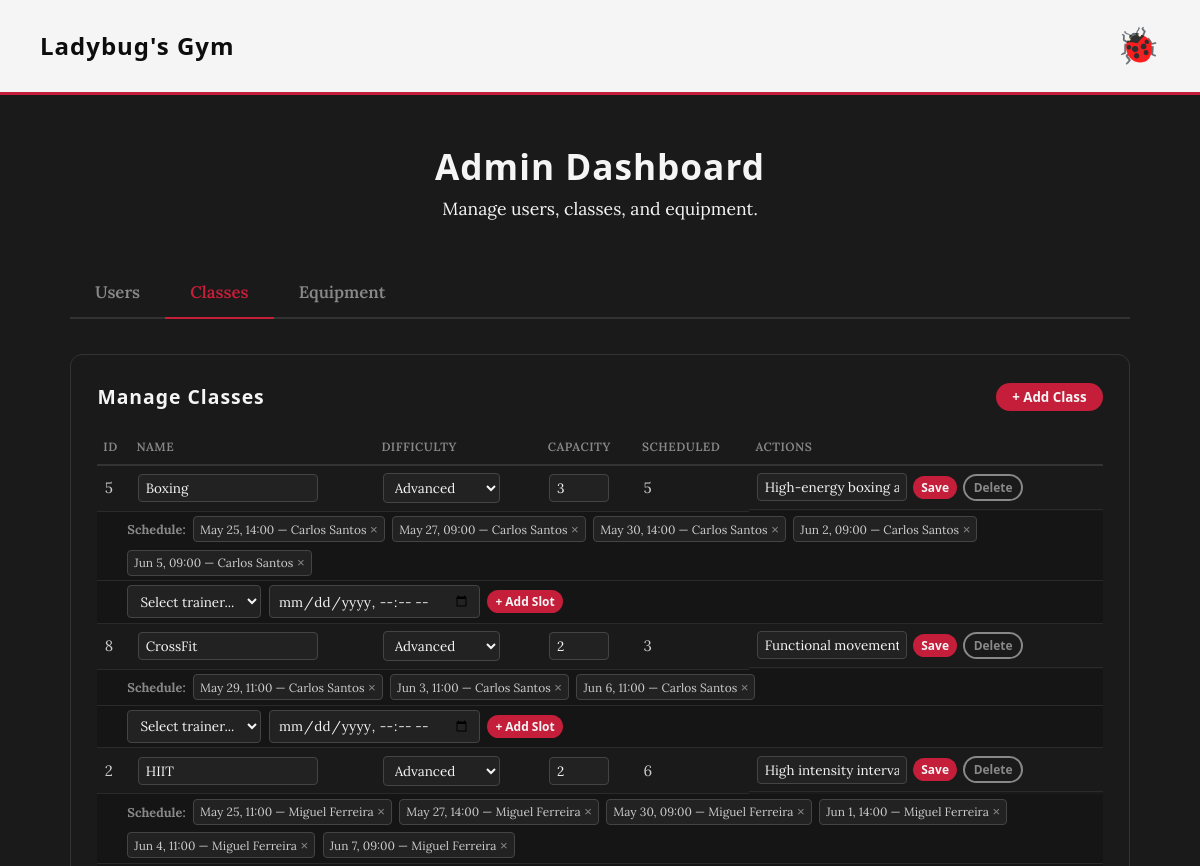
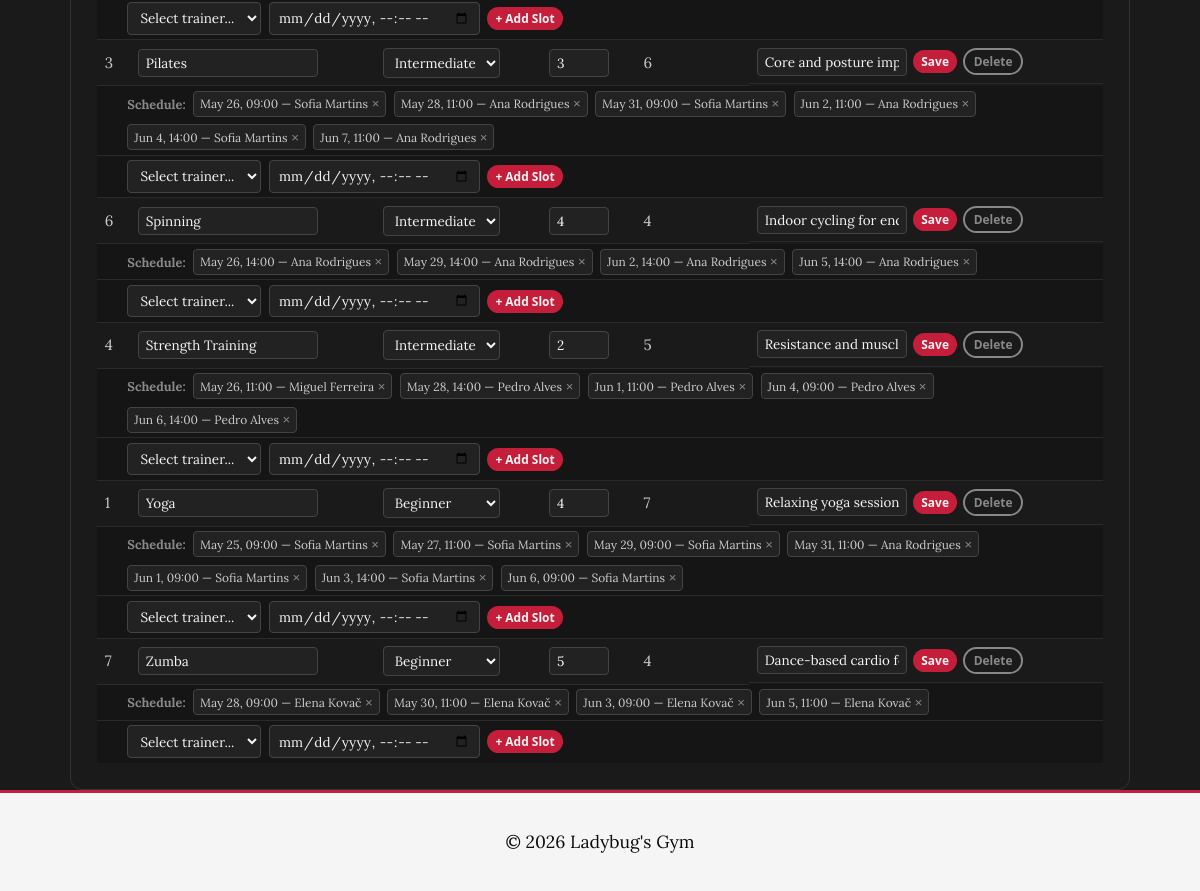
Page /pages/admin_dashboard.php?tab=classes (signed in) on the earlier database version (2 pictures, top to bottom).
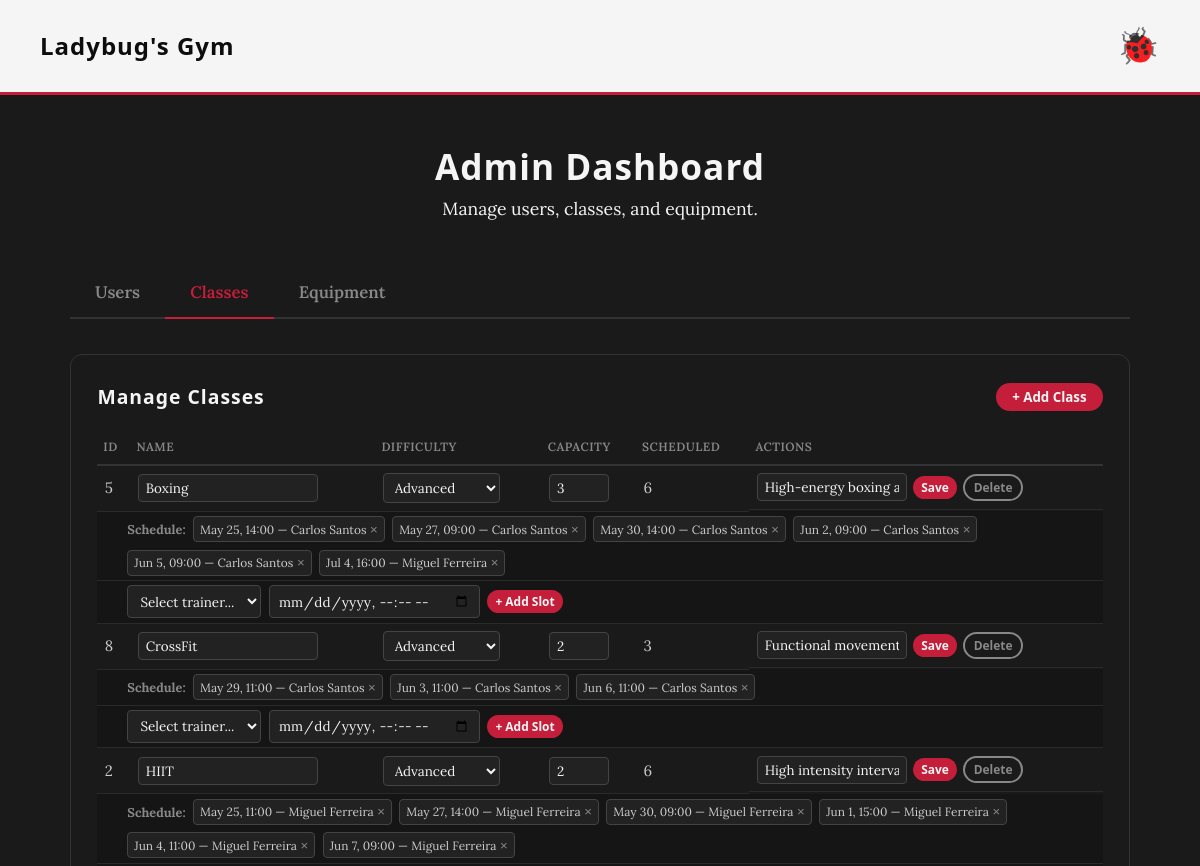
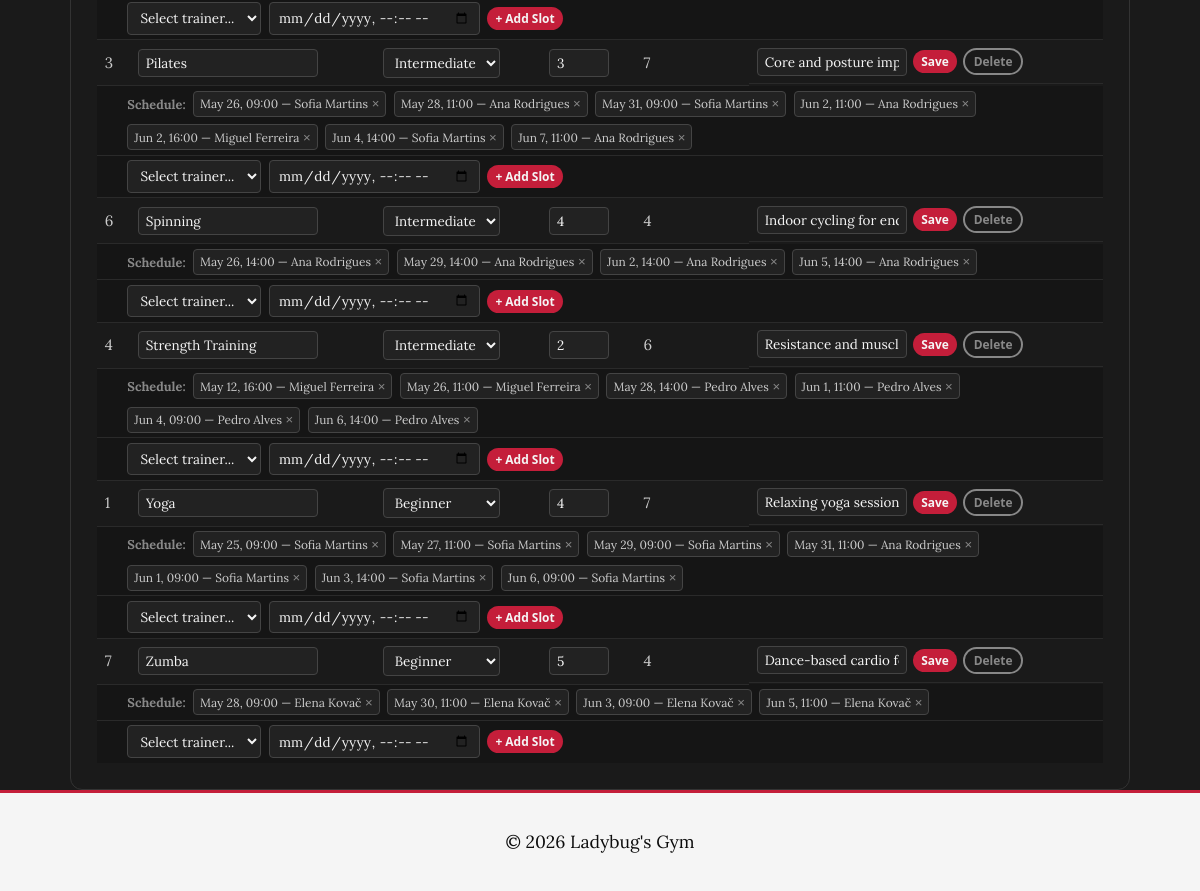
Same page on the later database version (2 pictures, top to bottom).
### tables this page shows
CREATE TABLE classes (
    id INTEGER PRIMARY KEY AUTOINCREMENT,
    name TEXT NOT NULL,
    description TEXT,
    capacity INTEGER NOT NULL CHECK(capacity > 0),
    difficulty TEXT DEFAULT 'Beginner'
);

CREATE TABLE class_schedule (
    id INTEGER PRIMARY KEY AUTOINCREMENT,
    class_id INTEGER NOT NULL,
    trainer_id INTEGER NOT NULL,
    scheduled_at TEXT NOT NULL,
    FOREIGN KEY(class_id) REFERENCES classes(id) ON DELETE CASCADE,
    FOREIGN KEY(trainer_id) REFERENCES users(id) ON DELETE SET NULL
);

CREATE TABLE users (
    id INTEGER PRIMARY KEY AUTOINCREMENT,
    username VARCHAR(50) UNIQUE NOT NULL,
    email VARCHAR(100) UNIQUE NOT NULL,
    password_hash TEXT NOT NULL,
    name TEXT NOT NULL,
    role TEXT CHECK(role IN ('member', 'trainer', 'admin')) NOT NULL DEFAULT 'member',
    profile_photo TEXT,
    active INTEGER NOT NULL DEFAULT 1 CHECK(active IN (0,1)),
    created_at TEXT DEFAULT CURRENT_TIMESTAMP,
    plan_id INTEGER REFERENCES plans(id) ON DELETE SET NULL
);

### database/class_schedule.class.php (called while the page is built, shortened)
<?php
class ClassSchedule {
    public static function getAllClasses(?PDO $db = null): array {
        $db = $db ?? getDatabaseConnection();
        $stmt = $db->query('
            SELECT c.*, COUNT(cs.id) AS scheduled_count
            FROM classes c
            LEFT JOIN class_schedule cs ON cs.class_id = c.id
            GROUP BY c.id
            ORDER BY c.name ASC
        ');
        return $stmt->fetchAll();
    }
    public static function getScheduleForClass(int $classId, ?PDO $db = null): array {
        $db = $db ?? getDatabaseConnection();
        $stmt = $db->prepare('
            SELECT cs.*, u.name AS trainer_name
            FROM class_schedule cs
            JOIN users u ON cs.trainer_id = u.id
            WHERE cs.class_id = ?
            ORDER BY cs.scheduled_at ASC
        ');
        $stmt->execute([$classId]);
        return $stmt->fetchAll();
    }
}
?>

### pages/admin_dashboard.php (the view, shortened to what this page needs)
<?php
require_once(__DIR__ . '/../templates/common.tpl.php');
require_once(__DIR__ . '/../database/class_schedule.class.php');
$db = getDatabaseConnection();
$tab = $_GET['tab'] ?? 'users';
$users = User::getAllUsers($db);
$classes = ClassSchedule::getAllClasses($db);
drawHead("Admin Dashboard | Ladybug's Gym");
drawHeader();
?>
<main class="container" style="padding-top: 1em;">
    <div class="page-header">
        <h2>Admin Dashboard</h2>
        <p>Manage users, classes, and equipment.</p>
    </div>
    <div class="admin-tabs">
        <a href="?tab=users" class="admin-tab <?= $tab === 'users' ? 'active' : '' ?>">Users</a>
        <a href="?tab=classes" class="admin-tab <?= $tab === 'classes' ? 'active' : '' ?>">Classes</a>
        <a href="?tab=equipment" class="admin-tab <?= $tab === 'equipment' ? 'active' : '' ?>">Equipment</a>
    </div>
    <?php if ($tab === 'users'): ?>
    <section class="admin-section">
        <div class="admin-section-header">
            <h3>Manage Users</h3>
            <button class="button button-small" onclick="this.nextElementSibling.style.display='block'">+ Add User</button>
            <div class="inline-form" style="display:none">
                <form action="../actions/action_admin_users.php" method="post" class="admin-form">
                    <input type="hidden" name="action" value="create_user">
                    <input type="text" name="username" placeholder="Username" required>
                    <input type="email" name="email" placeholder="Email" required>
                    <input type="text" name="name" placeholder="Full Name" required>
                    <input type="password" name="password" placeholder="Password" required>
                    <select name="role">
                        <option value="member">Member</option>
                        <option value="trainer">Trainer</option>
                        <option value="admin">Admin</option>
                    </select>
                    <button class="button button-small">Create</button>
                </form>
            </div>
        </div>
        <div class="admin-table-wrap">
            <table class="admin-table">
                <thead>
                    <tr>
                        <th>ID</th>
                        <th>Name</th>
                        <th>Username</th>
                        <th>Email</th>
                        <th>Role</th>
                        <th>Active</th>
                        <th>Actions</th>
                    </tr>
                </thead>
                <tbody>
                    <?php foreach ($users as $u): ?>
                    <tr>
                        <td><?= $u['id'] ?></td>
                        <td>
                            <form action="../actions/action_admin_users.php" method="post" class="inline-edit" style="display:inline">
                                <input type="hidden" name="action" value="update_user">
                                <input type="hidden" name="user_id" value="<?= $u['id'] ?>">
                                <input type="text" name="name" value="<?= htmlspecialchars($u['name']) ?>" class="inline-input" required>
                        </td>
                        <td><?= htmlspecialchars($u['username']) ?></td>
                        <td>
                                <input type="email" name="email" value="<?= htmlspecialchars($u['email']) ?>" class="inline-input" required>
                        </td>
                        <td>
                            <form action="../actions/action_admin_users.php" method="post" style="display:inline">
                                <input type="hidden" name="action" value="set_role">
                                <input type="hidden" name="user_id" value="<?= $u['id'] ?>">
                                <select name="role" onchange="this.form.submit()">
                                    <option value="member" <?= $u['role'] === 'member' ? 'selected' : '' ?>>Member</option>
                                    <option value="trainer" <?= $u['role'] === 'trainer' ? 'selected' : '' ?>>Trainer</option>
                                    <option value="admin" <?= $u['role'] === 'admin' ? 'selected' : '' ?>>Admin</option>
                                </select>
                            </form>
                        </td>
                        <td>
                            <form action="../actions/action_admin_users.php" method="post" style="display:inline">
                                <input type="hidden" name="action" value="toggle_active">
                                <input type="hidden" name="user_id" value="<?= $u['id'] ?>">
                                <input type="hidden" name="active" value="<?= $u['active'] ? 0 : 1 ?>">
                                <button class="badge badge-<?= $u['active'] ? 'active' : 'inactive' ?>"><?= $u['active'] ? 'Active' : 'Inactive' ?></button>
                            </form>
                        </td>
                        <td>
                                <button class="button button-small">Save</button>
                            </form>
                        </td>
                    </tr>
                    <?php endforeach; ?>
                </tbody>
            </table>
        </div>
    </section>
    <?php elseif ($tab === 'classes'): ?>
    <section class="admin-section">
        <div class="admin-section-header">
            <h3>Manage Classes</h3>
            <button class="button button-small" onclick="this.nextElementSibling.style.display='block'">+ Add Class</button>
        </div>
        <div class="admin-table-wrap">
            <table class="admin-table">
                <thead>
                    <tr><th>ID</th><th>Name</th><th>Difficulty</th><th>Capacity</th><th>Scheduled</th><th>Actions</th></tr>
                </thead>
                <tbody>
                    <?php foreach ($classes as $c): ?>
                    <tr>
                        <td><?= $c['id'] ?></td>
                        <td>
                            <form action="../actions/action_admin_classes.php" method="post" class="inline-edit" style="display:inline">
                                <input type="text" name="name" value="<?= htmlspecialchars($c['name']) ?>" class="inline-input" required>
                        </td>
                        <td>
                                <select name="difficulty">
                                    <option value="Beginner" <?= $c['difficulty'] === 'Beginner' ? 'selected' : '' ?>>Beginner</option>
                                    <option value="Intermediate" <?= $c['difficulty'] === 'Intermediate' ? 'selected' : '' ?>>Intermediate</option>
                                    <option value="Advanced" <?= $c['difficulty'] === 'Advanced' ? 'selected' : '' ?>>Advanced</option>
                                </select>
                        </td>
                        <td>
                                <input type="number" name="capacity" value="<?= $c['capacity'] ?>" class="inline-input" style="width:60px" min="1">
                        </td>
                        <td><?= $c['scheduled_count'] ?></td>
                        <td class="action-cell">
                                <input type="text" name="description" value="<?= htmlspecialchars($c['description'] ?? '') ?>" class="inline-input" placeholder="Description" style="width:150px">
                                <button class="button button-small">Save</button>
                            <form action="../actions/action_admin_classes.php" method="post" style="display:inline" onsubmit="return confirm('Delete this class?')">
                                <button class="button button-small button-outline" style="border-color:#888;color:#888">Delete</button>
                            </form>
                        </td>
                    </tr>
                    <?php
                    $schedules = ClassSchedule::getScheduleForClass($c['id'], $db);
                    if (!empty($schedules)):
                    ?>
                    <tr class="schedule-subrow">
                        <td colspan="6">
                            <div class="schedule-slots">
                                <strong>Schedule:</strong>
                                <?php foreach ($schedules as $s):
                                    $st = date('M j, H:i', strtotime($s['scheduled_at']));
                                ?>
                                    <span class="slot-tag">
                                        <?= $st ?> — <?= htmlspecialchars($s['trainer_name']) ?>
                                        <form action="../actions/action_admin_classes.php" method="post" style="display:inline" onsubmit="return confirm('Remove this schedule slot?')">
                                            <button class="slot-remove" title="Remove">&times;</button>
                                        </form>
                                    </span>
                                <?php endforeach; ?>
                            </div>
                        </td>
                    </tr>
                    <?php endif; ?>
                    <tr class="schedule-subrow">
                        <td colspan="6">
                            <form action="../actions/action_admin_classes.php" method="post" class="admin-form inline-form-row">
                                <select name="trainer_id" required>
                                    <option value="">Select trainer...</option>
                                </select>
                                <input type="datetime-local" name="scheduled_at" required>
                                <button class="button button-small">+ Add Slot</button>
                            </form>
                        </td>
                    </tr>
                    <?php endforeach; ?>
                </tbody>
            </table>
        </div>
    </section>
    <?php endif; ?>
</main>
<?php
drawFooter();
?>

### templates/common.tpl.php (shortened to what this page needs)
<?php
function drawHead($title) {
    ?>
    <!DOCTYPE html>
    <html lang="en">
    <head>
        <?php drawCSSLinks(); ?>
    </head>
    <body>
    <?php
}
function drawHeader() {
    ?>
    <header class="site-header">
        <div class="container header-container" id="headerContainer">
            <h1><a href="index.php">Ladybug's Gym</a></h1>
            <div class="logo-container" id="ladybugToggle">
                <div class="ladybug-icon">🐞</div>
            </div>
        </div>
    </header>
    <?php
}
?>
<?php
function drawFooter() {
    ?>
    <footer class="site-footer">
        <div class="container">
            <p>&copy; 2026 Ladybug's Gym</p>
        </div>
    </footer>
    </body>
    </html>
    <?php
}
function drawCSSLinks() {
    ?>
    <link rel="stylesheet" href="../css/base.css">
    <link rel="stylesheet" href="../css/components.css">
    <link rel="stylesheet" href="../css/layout.css">
    <link rel="stylesheet" href="../css/pages.css">
    <link rel="stylesheet" href="../css/shared.css">
    <link rel="stylesheet" href="../css/cards.css">
    <link rel="stylesheet" href="../css/carousel.css">
    <link rel="stylesheet" href="../css/home.css">
    <link rel="stylesheet" href="../css/schedule.css">
    <link rel="stylesheet" href="../css/profile.css">
    <link rel="stylesheet" href="../css/login.css">
    <link rel="stylesheet" href="../css/trainers.css">
    <link rel="stylesheet" href="../css/trainer-dashboard.css">
    <link rel="stylesheet" href="../css/admin-dashboard.css">
    <?php
}

### css/base.css (style rules this page uses)
:root { --ladybug-red: #c41e3a; --ladybug-dark-red: #8b0000; --ladybug-black: #0d0d0d; --ladybug-dark-gray: #2a2a2a; --ladybug-medium-gray: #3d3d3d; --ladybug-white: #f5f5f5; --ladybug-bg: #1a1a1a; --ladybug-gray: #888; --ladybug-light: #4a1a1a; --accent-deep-red: #a01830; --accent-maroon: #7a0e26; --font-heading: 'Treova', 'Segoe UI', Arial, sans-serif; --font-body: 'Lora', Georgia, serif; --font-accent: 'Treova', 'Segoe UI', sans-serif; --primary-green: var(--ladybug-gray); --accent-green: var(--ladybug-red); --light-green: var(--ladybug-light); --white: var(--ladybug-white); --gray: var(--ladybug-gray); --bg-color: var(--ladybug-bg); }
* { margin: 0; padding: 0; box-sizing: border-box; }
body { font-family: var(--font-body); line-height: 1.6; color: var(--ladybug-white); background-color: var(--bg-color); font-size: 1.1rem; }
h1, h2, h3, h4, h5, h6 { font-family: var(--font-heading); letter-spacing: 1px; color: var(--ladybug-white); }
a { text-decoration: none; color: var(--primary-green); transition: color 0.3s; }
section { padding: 4em 0; }

### css/components.css (style rules this page uses)
.button { font-family: var(--font-accent); display: inline-block; padding: 0.8em 2em; background-color: var(--ladybug-red); color: var(--ladybug-white); border-radius: 50px; font-weight: bold; text-align: center; border: none; cursor: pointer; transition: all 0.3s cubic-bezier(0.34, 1.56, 0.64, 1); position: relative; overflow: hidden; }
.button-small { padding: 0.4em 1.2em; }
.button-outline { background-color: transparent; color: var(--primary-green); border: 2px solid var(--primary-green); }

### css/layout.css (style rules this page uses)
.container { max-width: 1100px; margin: 0 auto; padding: 0 20px; width: 100%; }
.site-header { background-color: var(--ladybug-white); border-bottom: 3px solid var(--ladybug-red); padding: 1em 0; }
.site-header a, .site-header h1, .site-header nav { color: var(--ladybug-black); }
.header-container { display: flex; justify-content: space-between; align-items: center; position: relative; max-width: 100%; padding: 0 40px; }
.site-header h1 { font-size: 1.5rem; color: var(--ladybug-black); }
.site-footer { text-align: center; padding: 2em 0; background-color: var(--ladybug-white); color: var(--ladybug-black); border-top: 3px solid var(--ladybug-red); }
.site-footer .container { max-width: 100%; }
.logo-container { cursor: pointer; z-index: 20; position: relative; user-select: none; }
.ladybug-icon { font-size: 2.2rem; transition: transform 0.4s ease; }

### css/pages.css (style rules this page uses)
.page-header { text-align: center; margin-bottom: 2.5em; }
.page-header h2 { color: var(--primary-green); font-size: 2.2rem; }

### css/shared.css (style rules this page uses)
.page-header { text-align: center; margin-top: 1.5em; margin-bottom: 2.5em; }
.page-header h2 { color: var(--ladybug-white); font-size: 2.2rem; }
main.container { padding-top: 1em; }

Differences in the rows shown:
computed for classes "Boxing": scheduled_count "5" → "6"
added class_schedule: scheduled_at "Jul 4, 16:00", trainer.name "Miguel Ferreira", shown under classes "Boxing"
changed class_schedule: scheduled_at "Jun 1, 14:00" → "Jun 1, 15:00"
computed for classes "Pilates": scheduled_count "6" → "7"
added class_schedule: scheduled_at "Jun 2, 16:00", trainer.name "Miguel Ferreira", shown under classes "Pilates"
computed for classes "Strength Training": scheduled_count "5" → "6"
added class_schedule: scheduled_at "May 12, 16:00", trainer.name "Miguel Ferreira", shown under classes "Strength Training"
